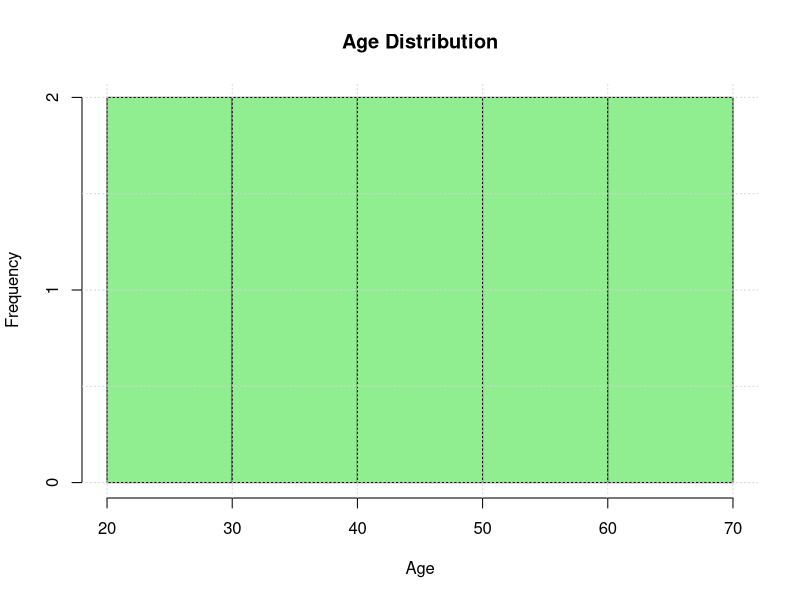

Generate this figure with R:
# Given dataset
age <- c(25, 30, 35, 40, 45, 50, 55, 60, 65, 70)

# Create histogram
hist(age, 
     main = "Age Distribution", 
     xlab = "Age", 
     ylab = "Frequency", 
     col = "lightgreen", 
     border = "black",
     breaks = 5)  # Adjust the number of bins if necessary

# Add grid for better readability
grid()

